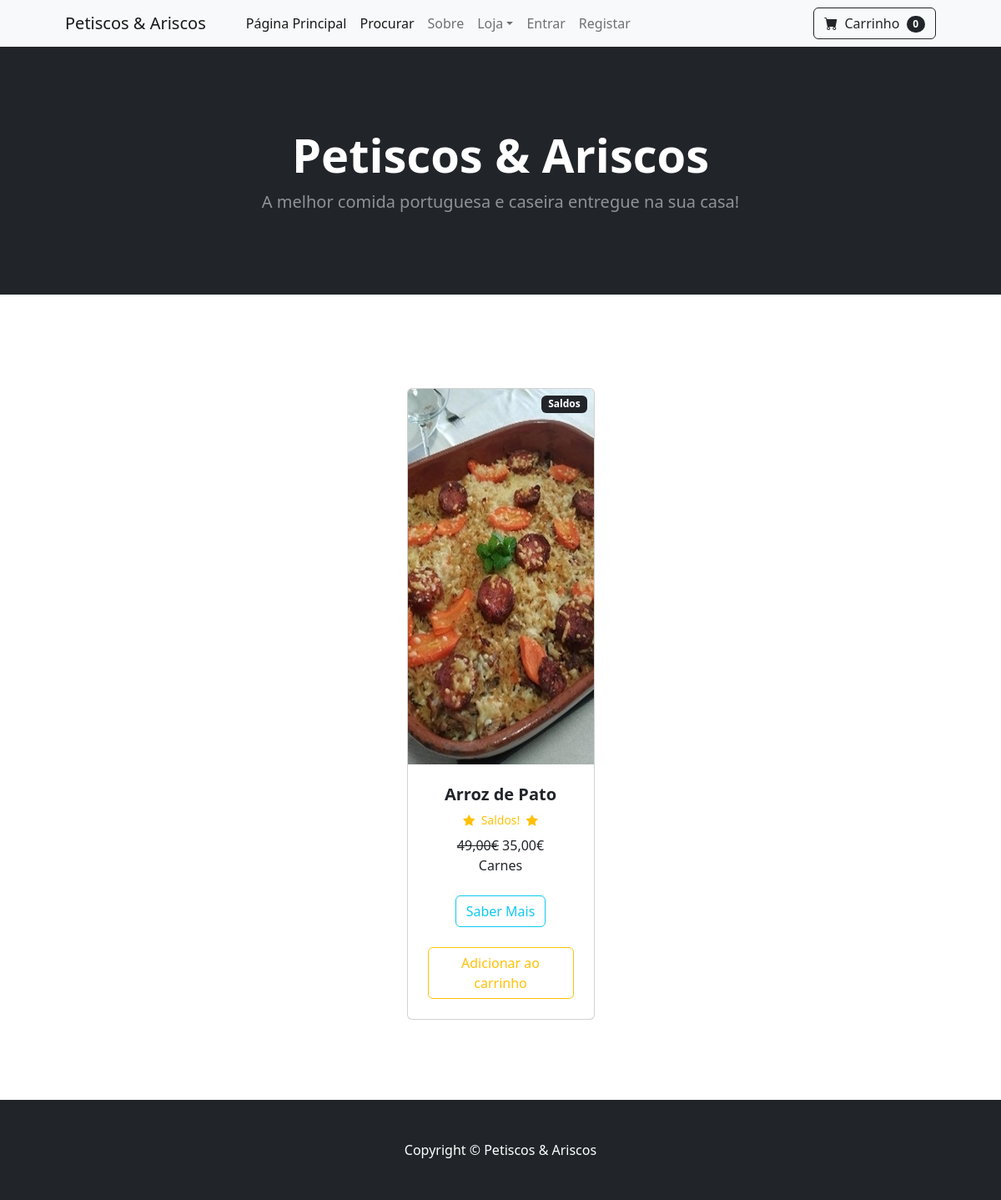
The page / on the database its author committed.
### mystore/models.py (models this page shows, shortened)
class Products(models.Model):
    name = models.CharField(max_length=100)
    price = MoneyField(max_digits=10, decimal_places=2, default_currency='EUR')
    category = models.ForeignKey(Categories, on_delete=models.CASCADE, default=1)
    description = QuillField(max_length=250, default='', blank=True, null=True)
    image = models.ImageField(upload_to='uploads/product/')
    is_sale = models.BooleanField(default=False)
    sale_price = models.DecimalField(default=0, decimal_places=2, max_digits=6)
    class Meta:
        verbose_name_plural = "Products"

class Categories(models.Model):
    name = models.CharField(max_length=50)
    def __str__(self):
        return self.name
    class Meta:
        verbose_name_plural = "Categories"

### mystore/views.py (the view)
# urls.py: path('', views.home, name='home'),
def home(request):
    products = Products.objects.all().order_by('?')[:8]
    return render(request, 'home.html', {'products':products})

### cart/cart.py (called while the page is built)
    def __len__(self):
        return len(self.cart)

### cart/context_processors.py (called while the page is built)
def cart(request):
    return {'cart': Cart(request)}

### mystore/templates/home.html (shortened to what this page needs)
{% extends 'base.html' %}
{% block content %}
<header class="bg-dark py-5">
    <div class="container px-4 px-lg-5 my-5">
        <div class="text-center text-white">
            <h1 class="display-4 fw-bolder">Petiscos & Ariscos</h1>
            <p class="lead fw-normal text-white-50 mb-0">A melhor comida portuguesa e caseira entregue na sua casa!</p>
        </div>
    </div>
</header>
<section class="py-5">
    <div class="container px-4 px-lg-5 mt-5">
        <div class="row gx-4 gx-lg-5 row-cols-2 row-cols-md-3 row-cols-xl-4 justify-content-center">
            {% for product in products %}
                {% if product.is_sale %}
                <div class="col mb-5">
                    <div class="card h-100">
                        <div class="badge bg-dark text-white position-absolute" style="top: 0.5rem; right: 0.5rem">Saldos</div>
                        <img class="card-img-top" src="{{ product.image.url }}" alt="..." />
                        <div class="card-body p-4">
                            <div class="text-center">
                                <h5 class="fw-bolder">{{ product.name }}</h5>
                                <div class="d-flex justify-content-center small text-warning mb-2">
                                    <div class="bi-star-fill"></div>&nbsp;&nbsp;Saldos!&nbsp;&nbsp;
                                    <div class="bi-star-fill"></div>
                                </div>
                                <strike>{{ product.price }}€</strike>
                                {{ product.sale_price }}€
                                <br>
                                {{ product.category }}
                            </div>
                        </div>
                        <div class="card-footer p-4 pt-0 border-top-0 bg-transparent">
                            <div class="text-center">
                                <a class="btn btn-outline-info mt-auto" href="{% url 't_about_product' product.id %}">Saber Mais</a>
                            </div>
                            <br/>
                            <div class="text-center">
                                <button type="button" value="{{ product.id }}" class="btn btn-outline-warning mt-auto add-cart">Adicionar ao carrinho</button>
                            </div>
                        </div>
                    </div>
                </div>
                {% endif %}
            {% endfor %}
        </div>
    </div>
</section>
{% endblock %}

### mystore/templates/base.html (shortened to what this page needs)
{% load static %}
<!DOCTYPE html>
<html lang="en">
    <head>
        <link href="https://cdn.jsdelivr.net/npm/bootstrap-icons@1.5.0/font/bootstrap-icons.css" rel="stylesheet" />
        <link href="{% static 'css/styles.css' %}" rel="stylesheet"/>
    </head>
    <body>
        {% include 'navbar.html' %}
        {% block content %}
        {% endblock %}
        <footer class="py-5 bg-dark">
            <div class="container">
                <p class="m-0 text-center text-white">Copyright &copy; Petiscos & Ariscos</p>
            </div>
        </footer>
    </body>
</html>

### mystore/templates/navbar.html (shortened to what this page needs)
<nav class="navbar navbar-expand-lg navbar-light bg-light">
    <div class="container px-4 px-lg-5">
        <a class="navbar-brand" href="{% url 'home' %}">Petiscos & Ariscos</a>
        <div class="collapse navbar-collapse" id="navbarSupportedContent">
            <ul class="navbar-nav me-auto mb-2 mb-lg-0 ms-lg-4">
                <li class="nav-item"><a class="nav-link active" aria-current="page" href="{% url 'home' %}">Página Principal</a></li>
                <li class="nav-item"><a class="nav-link active" aria-current="page" href="{% url 'search' %}">Procurar</a></li>
                <li class="nav-item"><a class="nav-link" href="{% url 'about' %}">Sobre</a></li>
                <li class="nav-item dropdown">
                    <a class="nav-link dropdown-toggle" id="navbarDropdown" href="#" role="button" data-bs-toggle="dropdown" aria-expanded="false">Loja</a>
                </li>
                {% if user.is_authenticated %}
                {% if user.is_superuser %}
                <li class="nav-item dropdown">
                    <a class="nav-link dropdown-toggle" id="navbarDropdown" href="#" role="button" data-bs-toggle="dropdown" aria-expanded="false">Pedidos</a>
                    <ul class="dropdown-menu" aria-labelledby="navbarDropdown">
                        <li><a class="dropdown-item" href="{% url 'shipped_dash' %}">Pedidos Finalizados</a></li>
                        <li><a class="dropdown-item" href="{% url 'not_shipped_dash' %}">Pedidos Inacabados</a></li>
                    </ul>
                </li>
                {% endif %}
                <li class="nav-item dropdown">
                    <a class="nav-link dropdown-toggle" id="navbarDropdown" href="#" role="button" data-bs-toggle="dropdown" aria-expanded="false">Perfil</a>
                    <ul class="dropdown-menu" aria-labelledby="navbarDropdown">
                        <li><a class="dropdown-item" href="{% url 'update_user' %}">Atualizar Perfil</a></li>
                        <li><a class="dropdown-item" href="{% url 'update_profile' %}">Atualizar Informação</a></li>
                    </ul>
                </li>
                <li class="nav-item"><a class="nav-link" href="{% url 'logout' %}">Sair</a></li>
                {% else %}
                <li class="nav-item"><a class="nav-link" href="{% url 'login' %}">Entrar</a></li>
                <li class="nav-item"><a class="nav-link" href="{% url 'register' %}">Registar</a></li>
                {% endif %}
            </ul>
            <form class="d-flex">
                <a href="{% url 'cart_summary' %}" class="btn btn-outline-dark"><i class="bi-cart-fill me-1"></i>
                    Carrinho
                    <span class="badge bg-dark text-white ms-1 rounded-pill" id="cart_quantity">{{ cart|length }}
                    </span></a>
            </form>
        </div>
    </div>
</nav>

### rows shown on the page
Products: image (picture), name "Arroz de Pato", price "49,00", sale_price "35,00", category "Carnes", {{ product.id }} 19 (drawn)

### other values the page prints
{{ cart|length }} "0"
